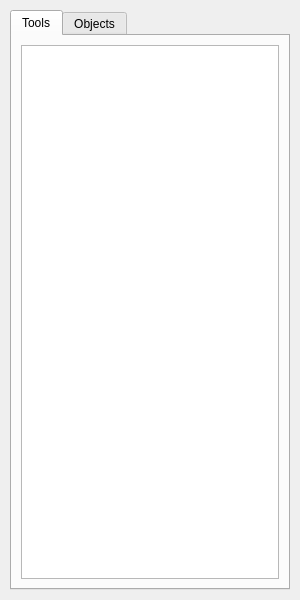
<?xml version="1.0" encoding="UTF-8"?>
<ui version="4.0">
 <class>PaletteViewController</class>
 <widget class="QWidget" name="PaletteViewController">
  <property name="geometry">
   <rect>
    <x>0</x>
    <y>0</y>
    <width>300</width>
    <height>600</height>
   </rect>
  </property>
  <layout class="QVBoxLayout" name="mainLayout">
   <property name="spacing">
    <number>10</number>
   </property>
   <property name="leftMargin">
    <number>10</number>
   </property>
   <property name="topMargin">
    <number>10</number>
   </property>
   <property name="rightMargin">
    <number>10</number>
   </property>
   <property name="bottomMargin">
    <number>10</number>
   </property>
   <item>
    <widget class="QTabWidget" name="paletteTabs">
     <property name="currentIndex">
      <number>0</number>
     </property>
     <widget class="QWidget" name="toolsTab">
      <attribute name="title">
       <string>Tools</string>
      </attribute>
      <layout class="QVBoxLayout" name="toolsLayout">
       <item>
        <widget class="QListWidget" name="toolsList">
         <property name="selectionMode">
          <enum>QAbstractItemView::SingleSelection</enum>
         </property>
         <property name="dragEnabled">
          <bool>true</bool>
         </property>
        </widget>
       </item>
      </layout>
     </widget>
     <widget class="QWidget" name="objectsTab">
      <attribute name="title">
       <string>Objects</string>
      </attribute>
      <layout class="QVBoxLayout" name="objectsLayout">
       <item>
        <widget class="QTreeWidget" name="objectsTree">
         <property name="headerLabels">
          <stringlist>
           <string>Name</string>
           <string>Type</string>
          </stringlist>
         </property>
         <property name="selectionMode">
          <enum>QAbstractItemView::SingleSelection</enum>
         </property>
         <property name="dragEnabled">
          <bool>true</bool>
         </property>
        </widget>
       </item>
      </layout>
     </widget>
    </widget>
   </item>
  </layout>
 </widget>
 <resources/>
 <connections/>
</ui> 
